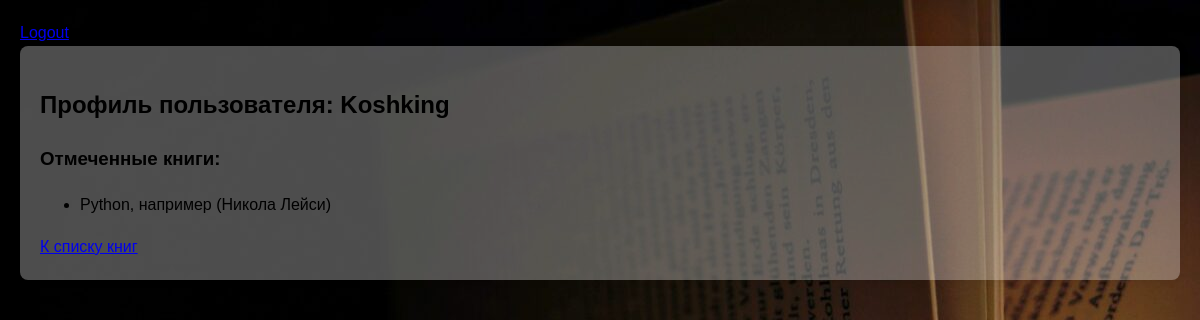
Screenshot of /home/profile/ (signed in) with the database file from the repository.
### ebooklibApp/models.py (models this page shows, shortened)
class Profile(models.Model):
    user = models.OneToOneField(User, on_delete=models.CASCADE)
    avatar = models.ImageField(upload_to='avatars/', blank=True, null=True)
    nickname = models.CharField(max_length=50, blank=True)

class Book(models.Model):
    title = models.CharField(max_length=200)
    author = models.ForeignKey('Author', on_delete=models.CASCADE)
    genres = models.ManyToManyField('Genre', blank=True)
    pdf = models.FileField(upload_to='books/')
    uploaded_by = models.ForeignKey(User, on_delete=models.CASCADE, null=True, blank=True)
    uploaded_at = models.DateTimeField(auto_now_add=True)
    marked_by = models.ManyToManyField(User, related_name='marked_books', blank=True)
    downloads = models.PositiveIntegerField(default=0)

class Author(models.Model):
    name = models.CharField(max_length=100)

### ebooklibApp/views.py (the view)
# urls.py: path('profile/', views.profile_view, name='profile'),  # Упрощенный путь
@login_required
def profile_view(request):
    profile = request.user.profile
    marked_books = Book.objects.filter(marked_by=request.user).select_related('author')
    if request.method == 'POST':
        form = ProfileForm(request.POST, request.FILES, instance=profile)
        if form.is_valid():
            form.save()
            messages.success(request, 'Профиль успешно обновлен!')
            return redirect('profile')
    else:
        form = ProfileForm(instance=profile)
    return render(request, 'ebooklibApp/profile.html', {
        'profile': profile,
        'marked_books': marked_books,
        'form': form
    })

### ebooklibApp/templates/ebooklibApp/profile.html (shortened to what this page needs)
{% extends "ebooklibApp/base.html" %}
{% load static %}
{% block content %}
<h2>Профиль пользователя: {{ profile.nickname|default:user.username }}</h2>
<h3>Отмеченные книги:</h3>
<ul>
    {% for book in marked_books %}
        <li>{{ book.title }} ({{ book.author.name }})</li>
    {% empty %}
        <li>Нет отмеченных книг</li>
    {% endfor %}
</ul>
<a href="{% url 'books' %}">К списку книг</a>
{% endblock %}

### static/css/style.css (style rules this page uses)
body { font-family: Arial, sans-serif; line-height: 1.6; margin: 0; padding: 20px; background-image: url(/static/images/picture_site3.jpg); }

### rows the page displays
Profile: nickname "Koshking"
Book: title "Python, например", author.name "Никола Лейси"
